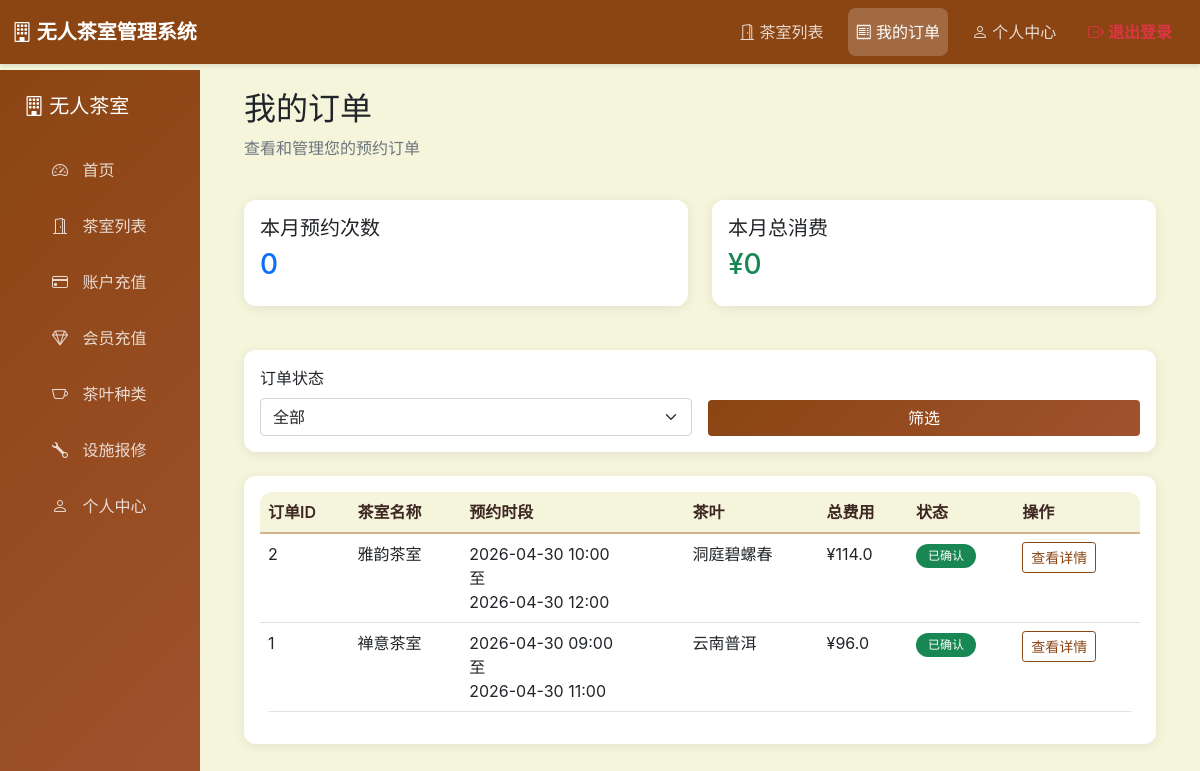
The page /user/orders (signed in) on the database its author committed.
### models.py (models this page shows, shortened)
class Booking(db.Model):
    __tablename__ = 'bookings'
    id = db.Column(db.Integer, primary_key=True)
    booking_no = db.Column(db.String(50), unique=True, nullable=False, index=True)
    user_id = db.Column(db.Integer, db.ForeignKey('users.id'), nullable=False)
    room_id = db.Column(db.Integer, db.ForeignKey('rooms.id'), nullable=False)
    booking_date = db.Column(db.Date, nullable=False)
    start_time = db.Column(db.DateTime, nullable=False)
    end_time = db.Column(db.DateTime, nullable=False)
    duration_hours = db.Column(db.Float, nullable=False)
    estimated_amount = db.Column(db.Float, nullable=False)
    status = db.Column(db.String(20), default='confirmed')
    tea_type = db.Column(db.String(50), default='默认免费茶')  # 茶叶品类
    tea_price = db.Column(db.Float, default=0.0)  # 茶叶加价
    tea_weight = db.Column(db.Float, default=0.0)  # 茶叶重量（克）
    tea_unit_price = db.Column(db.Float, default=0.0)  # 茶叶单价（元/克）
    package_type = db.Column(db.String(50), default='按小时计费')  # 套餐类型
    created_at = db.Column(db.DateTime, default=datetime.utcnow)

class Room(db.Model):
    __tablename__ = 'rooms'
    id = db.Column(db.Integer, primary_key=True)
    name = db.Column(db.String(100), nullable=False)
    description = db.Column(db.Text)
    capacity = db.Column(db.Integer, default=4)
    price_per_hour = db.Column(db.Float, nullable=False)
    image_url = db.Column(db.String(255))
    facilities = db.Column(db.Text)
    status = db.Column(db.String(20), default='available')
    floor = db.Column(db.Integer, default=1)
    created_at = db.Column(db.DateTime, default=datetime.utcnow)
    orders = db.relationship('Order', backref='room', lazy=True, cascade='all, delete-orphan')
    bookings = db.relationship('Booking', backref='room', lazy=True, cascade='all, delete-orphan')

### routes/user.py (the view)
@user_bp.route('/user/orders')
@user_required
def orders():
    user = User.query.get(session['user_id'])
    status_filter = request.args.get('status', '')
    query = Booking.query.filter_by(user_id=user.id)
    if status_filter:
        query = query.filter_by(status=status_filter)
    query = query.order_by(Booking.created_at.desc())
    bookings = query.all()
    now = datetime.now()
    month_start = datetime(now.year, now.month, 1)
    month_bookings = Booking.query.filter(
        Booking.user_id == user.id,
        Booking.created_at >= month_start
    ).all()
    month_booking_count = len(month_bookings)
    month_total_amount = sum(booking.estimated_amount for booking in month_bookings if booking.status != 'cancelled')
    return render_template('user/orders.html',
                        user=user,
                        bookings=bookings,
                        status_filter=status_filter,
                        now=now,
                        month_booking_count=month_booking_count,
                        month_total_amount=month_total_amount)

### routes/user.py (called while the page is built)
def user_required(f):
    @wraps(f)
    def decorated_function(*args, **kwargs):
        if 'user_id' not in session:
            flash('请先登录', 'error')
            return redirect(url_for('user_frontend.login'))
        return f(*args, **kwargs)
    return decorated_function

### templates/user/orders.html (shortened to what this page needs)
{% extends "admin/base.html" %}
{% block content %}
<div class="container">
    <div class="row mb-4">
        <div class="col-12">
            <h2>我的订单</h2>
            <p class="text-muted">查看和管理您的预约订单</p>
        </div>
    </div>
    <div class="row mb-4">
        <div class="col-md-6">
            <div class="card">
                <div class="card-body">
                    <h5 class="card-title">本月预约次数</h5>
                    <h3 class="text-primary">{{ month_booking_count }}</h3>
                </div>
            </div>
        </div>
        <div class="col-md-6">
            <div class="card">
                <div class="card-body">
                    <h5 class="card-title">本月总消费</h5>
                    <h3 class="text-success">¥{{ month_total_amount|round(2) }}</h3>
                </div>
            </div>
        </div>
    </div>
    <div class="card mb-4">
        <div class="card-body">
            <form method="GET" action="{{ url_for('user_frontend.orders') }}" class="row g-3">
                <div class="col-md-6">
                    <label for="status" class="form-label">订单状态</label>
                    <select class="form-select" id="status" name="status">
                        <option value="">全部</option>
                    </select>
                </div>
                <div class="col-md-6 d-flex align-items-end">
                    <button type="submit" class="btn btn-primary w-100">筛选</button>
                </div>
            </form>
        </div>
    </div>
    <div class="card">
        <div class="card-body">
            {% if bookings %}
            <div class="table-responsive">
                <table class="table table-hover">
                    <thead>
                        <tr>
                            <th>订单ID</th>
                            <th>茶室名称</th>
                            <th>预约时段</th>
                            <th>茶叶</th>
                            <th>总费用</th>
                            <th>状态</th>
                            <th>操作</th>
                        </tr>
                    </thead>
                    <tbody>
                        {% for booking in bookings %}
                        <tr>
                            <td>{{ booking.id }}</td>
                            <td>{{ booking.room.name if booking.room else '-' }}</td>
                            <td>
                                {{ booking.start_time.strftime('%Y-%m-%d %H:%M') }}<br>
                                至<br>
                                {{ booking.end_time.strftime('%Y-%m-%d %H:%M') }}
                            </td>
                            <td>{{ booking.tea_type or '自带茶叶' }}</td>
                            <td>¥{{ booking.estimated_amount|round(2) }}</td>
                            <td>
                                <span class="badge {% if booking.status == 'pending' %}bg-warning{% elif booking.status == 'confirmed' %}bg-success{% elif booking.status == 'in_use' %}bg-info{% elif booking.status == 'completed' %}bg-secondary{% elif booking.status == 'cancelled' %}bg-danger{% endif %}">
                                    {% if booking.status == 'pending' %}待确认
                                    {% elif booking.status == 'confirmed' %}已确认
                                    {% elif booking.status == 'in_use' %}使用中
                                    {% elif booking.status == 'completed' %}已完成
                                    {% elif booking.status == 'cancelled' %}已取消
                                    {% endif %}
                                </span>
                            </td>
                            <td>
                                <a href="{{ url_for('user_frontend.order_detail', booking_id=booking.id) }}" class="btn btn-sm btn-outline-primary">查看详情</a>
                            </td>
                        </tr>
                        {% endfor %}
                    </tbody>
                </table>
            </div>
            {% else %}
            <p class="text-muted text-center">暂无订单</p>
            {% endif %}
        </div>
    </div>
</div>
{% endblock %}

### templates/admin/base.html (style rules this page uses)
:root { --primary-color: #8B4513; --secondary-color: #D2B48C; --accent-color: #A0522D; --light-color: #F5F5DC; --dark-color: #3E2723; --success-color: #2E7D32; --danger-color: #C62828; --warning-color: #FFA000; --info-color: #0288D1; }
body { font-family: -apple-system, BlinkMacSystemFont, 'Segoe UI', Roboto, 'Helvetica Neue', Arial, sans-serif; background-color: var(--light-color); padding-top: 70px; transition: all 0.3s ease; }
.card { border: none; border-radius: 12px; box-shadow: 0 2px 12px rgba(0, 0, 0, 0.08); margin-bottom: 20px; transition: transform 0.3s ease, box-shadow 0.3s ease; }
.btn-primary { background: linear-gradient(135deg, var(--primary-color) 0%, var(--accent-color) 100%); border: none; transition: all 0.3s ease; }
.btn-outline-primary { color: var(--primary-color); border-color: var(--primary-color); transition: all 0.3s ease; }
.table { background: white; border-radius: 12px; overflow: hidden; }
.table thead th { background: var(--light-color); border-bottom: 2px solid var(--secondary-color); font-weight: 600; color: var(--dark-color); }
.badge { padding: 6px 12px; border-radius: 20px; font-size: 12px; font-weight: 500; }

### rows shown on the page
Booking: id "2", room "雅韵茶室", start_time "2026-04-30 10:00", end_time "2026-04-30 12:00", tea_type "洞庭碧螺春", estimated_amount "114.0", status "已确认"
Booking: id "1", room "禅意茶室", start_time "2026-04-30 09:00", end_time "2026-04-30 11:00", tea_type "云南普洱", estimated_amount "96.0", status "已确认"

### other values the page prints
{{ month_booking_count }} "0"
{{ month_total_amount|round(2) }} "0"
